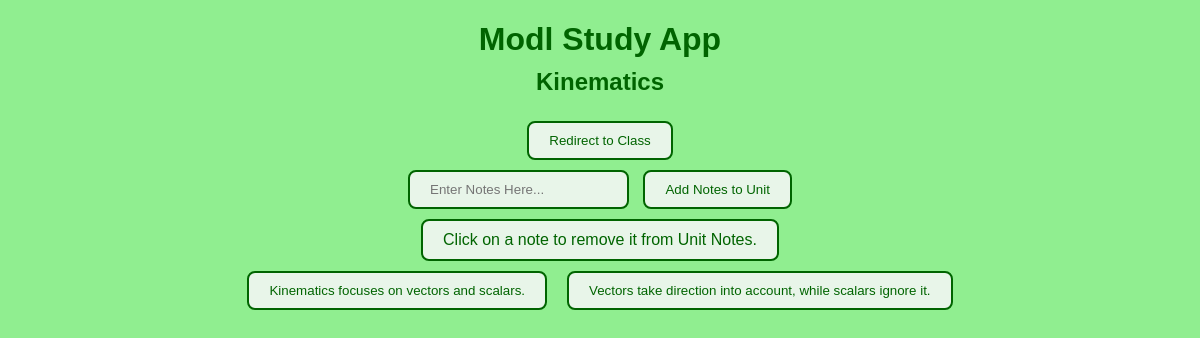
Page /unit/1 on the earlier database version.
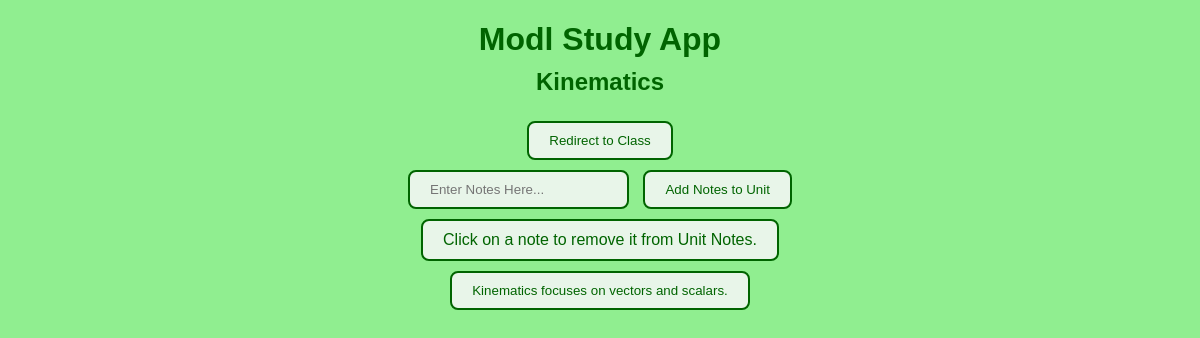
Same page on the later database version.
### tables this page shows
CREATE TABLE notes(
            id INTEGER PRIMARY KEY AUTOINCREMENT,
            unit_id INTEGER NOT NULL,
            notes_name TEXT NOT NULL,
            FOREIGN KEY (unit_id) REFERENCES units (id) ON DELETE CASCADE
        );

### modl.py (the view)
@app.route("/unit/<int:unit_id>")
def view_unit(unit_id):
    conn = get_db_connection()
    cursor = conn.cursor()
    cursor.execute("SELECT class_id, unit_name FROM units WHERE id = ?", (unit_id,))
    unit = cursor.fetchone()
    if unit is None:
        conn.close()
        return redirect(url_for("home"))
    class_id, unit_name = unit
    cursor.execute("SELECT id, notes_name FROM notes WHERE unit_id = ? ORDER BY id", (unit_id,))
    notes = cursor.fetchall()
    conn.close()
    return render_template("unit.html", name=unit_name, item_id=class_id, unit_id=unit_id, unit_name=unit_name, items=notes)

### modl.py (called while the page is built)
def get_db_connection():
    db_dir = os.path.join(BASE_DIR, "database")
    os.makedirs(db_dir, exist_ok=True)
    db_path = os.path.join(db_dir, "classes.db")
    return sqlite3.connect(db_path, timeout=30)

### templates/unit.html (shortened to what this page needs)
<!DOCTYPE html>
<html lang="en">
<head>
    <link rel="stylesheet" href="{{ url_for('static', filename='style.css') }}">
</head>
<body>
    <h1>Modl Study App</h1>
    <h2>{{ unit_name }}</h2>
    <form action="{{ url_for('last_class', item_id=item_id) }}" method="POST">
        <button type="submit">Redirect to Class</button>
    </form>
   <form action="{{ url_for('get_notes', unit_id=unit_id) }}" method="POST">
        <input type="text" name="notes_name" placeholder="Enter Notes Here..."></input>
        <button type="submit">Add Notes to Unit</button>
    </form>
    <p>Click on a note to remove it from Unit Notes.</p>
    <div style="display: flex; gap: 10px; flex-wrap: wrap;">
    {% for notes_id, notes in items %}
        <form action="{{ url_for('remove_notes', note_id=notes_id) }}" method="POST">
            <button type="submit">
                {{ notes }}
            </button>
        </form>
    {% else %}
        <p>No Notes Added...</p>
    {% endfor %}
    </div>
</body>
</html>

Differences in the rows shown:
removed notes: notes_name "Vectors take direction into account, while scalars ignore it."
